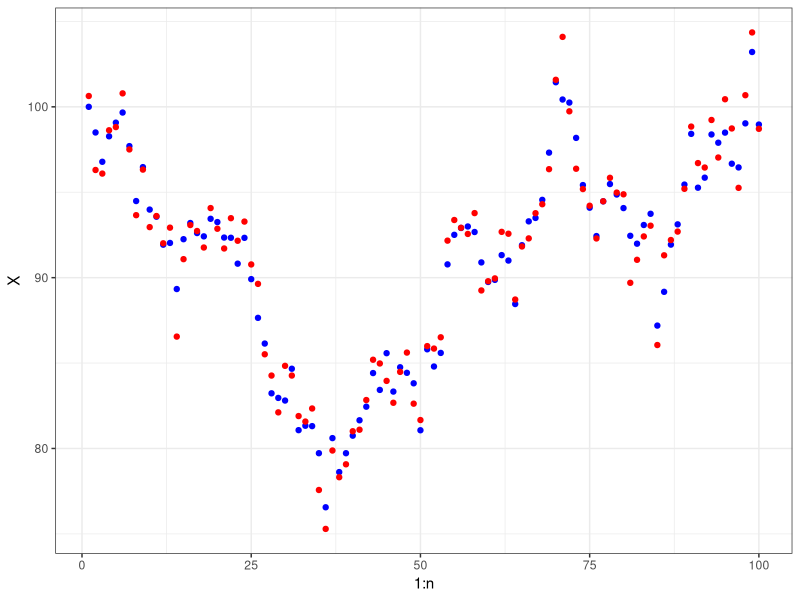

Source code (R):
## ---- chunk 1
library(dplyr)
library(ggplot2)
## ---- chunk 2
#small simulation

n = 100 # number of observations
sd_p = 2 # standard deviaton of the process noise
sd_o = 1 # standard deviation of the observation error


# Usamos maiusculas por causa da sintaxe do ggplot
X0 = 100
X = c(X0)
for(i in 2:n){
  X[i] = X[i-1] + rnorm(1, 0, sd_p)
}

Y = c()
for(i in 1:n){
  Y[i] = X[i] + rnorm(1,0, sd_o)
}


ggplot() + 
  geom_point(aes(
    x = 1:n,
    y = X),
    color = 'blue') + 
  geom_point(aes(
    x = 1:n,
    y = Y),
    color = 'red') + 
  theme_bw()

